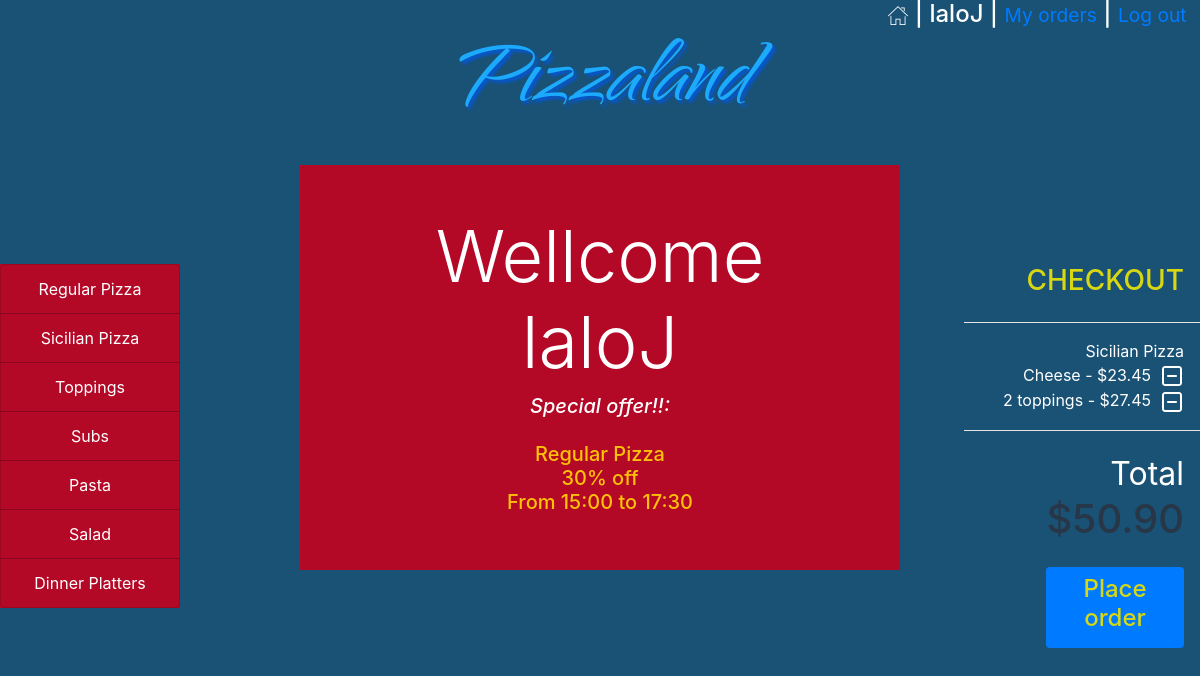
The page / (signed in) on the database its author committed.
### orders/models.py (models this page shows)
class Category(models.Model):
    name=models.CharField(max_length=64)
    def __str__(self):
        return f"{self.name}"

class Order2(models.Model):
    user=models.ForeignKey(User,on_delete=models.CASCADE)
    number=models.IntegerField()
    category=models.CharField(max_length=64,null=True)
    name=models.CharField(max_length=64)
    price=models.DecimalField(max_digits=4,decimal_places=2)
    def __str__(self):
        return f"{self.name} - ${self.price} "

### orders/views.py (the view)
# urls.py: path("", views.index, name="index")
def index(request):
    if not request.user.is_authenticated:
        return render(request,"login.html",{"message":None})
    order_number=User_order.objects.get(user=request.user,status='initiated').order_number
    context = {
        "user":request.user,
        "Checkout":Order2.objects.filter(user=request.user,number=order_number),
        "Checkout_category":Order2.objects.filter(user=request.user,number=order_number).values_list('category').distinct(),
        "Total":list(Order2.objects.filter(user=request.user,number=order_number).aggregate(Sum('price')).values())[0],
        "Category": Category.objects.all(),
        "Order_number":order_number
    }
    return render(request,"index.html",context)

### orders/templates/index.html
{% extends "layout.html" %}
{% block body%}
<div style="background-color:#B40827;" class=' text-center p-5 '>
        <h4><span class='display-3 text-white'>Wellcome {{user.username}}</span></h4>
        <h5 class='text-warning mx-auto'><span style="font-style: italic;" class='text-white'>Special offer!!:</span><br><br> Regular Pizza <br> 30% off <br>From 15:00 to 17:30</h5>
</div>
{% endblock %}

### orders/templates/layout.html (shortened to what this page needs)
<!DOCTYPE html>
<html style="height:100%">
<head>
    {% load static %}
    <link rel="stylesheet" type="text/css" href="{% static 'styles.css' %}">
    <link rel="stylesheet" href="https://maxcdn.bootstrapcdn.com/bootstrap/4.1.3/css/bootstrap.min.css">
</head>
<body style="height:100%">
    {% if Category %}
    <div id='username' style="background-color:#1A5276;">
        <h4 class='px-2' ><a href="{% url 'index' %}"><img src="{% static 'home.png' %}"></a> |
            {{user.username}} |
            {% if not user.is_superuser %}
            <small><a href="{% url 'my_orders' Order_number %}">My orders</a></small> |
            {% endif %}
            <small><a href="{% url 'logout' %}"> Log out&nbsp;</a></small>
        </h4>
    </div>
    {% endif %}
    <p id='logo' style="color:red;font-style: italic;" class='text-center m-0'><a href="{% url 'index' %}">Pizzaland</a></p>
    <div id='category' style="background-color:#B40827;" class="list-group text-center">
        {% for category in Category %}
        <a href="{% url 'menu' category  %}" class="list-group-item list-group-item-action list-group-item-secondary">{{category}}</a>
        {% endfor %}
    </div>
    <div id='center_box' style="background-color:#B40827;" class='w-50  mx-auto  '>
        {% block body%}
        {% endblock %}
    </div>
    <div id='checkout' class='list-group text-right '>
    {% if Category %}
        <h3 style="color:#D8D812;" class=' text-right pr-3'>CHECKOUT</h3>
        <ul >
            <hr class='bg-white'>
            {% for check_cat in Checkout_category %}
                <li style="color:#FFFFFF;" class='text-white text-right pr-3'>{{check_cat|cut:"("|cut:")"|cut:","|cut:"'"}}</li>
                {% for row in Checkout %}
                {% if row.category == check_cat|cut:"("|cut:")"|cut:","|cut:"'"  %}
                <li style="color:#FFFFFF;" class='pr-3'>{{row}}&nbsp;<a href="{% url 'delete' row.category row.name row.price %}"><img class='plus rounded' src="{% static 'minus.png' %}"></a></li>
                {% endif %}
                {% endfor %}
            {% endfor %}
            <hr class='bg-white'>
            <li class='text-white text-right pr-3 '><h1 style="color:#283747;"><small style="color:#283747;" class='text-white'>Total</small> ${{Total|floatformat:2}}</h1></li>
        </ul>
    <a id='place_order'  href="{% url 'my_orders' Order_number %}"><div  class='bg-primary w-50 rounded p-2  ml-auto mr-3 text-center '><h4 style="color:#D8D812;">Place order</h4></div></a>
    {% endif %}
    </div>
</body>
</html>

### orders/static/styles.css (style rules this page uses)
#category { position: absolute; top:33%; width:15%; }
#category a { color:white; background-color: transparent; }
#logo { padding:0px; font-family: webLogo ; font-size: 110px; text-shadow: 3px 3px 3px rgb(5, 87, 211); }
#logo a:link, #place_order:link, #confirm_order:link { color:rgb(28, 170, 253); }
#center_box,#username { background-color: rgba(0, 0, 0, 0.9); color: white; }
#checkout { color:white; position: absolute; top:33%; right:0%; width:23%; }
#username { position: absolute; right: 0; }
li { list-style-type: none; }

### orders/templates/layout.html (style rules this page uses)
body { background-color: #1A5276; }

### rows shown on the page
Category: name "Regular Pizza"
Category: name "Sicilian Pizza"
Category: name "Toppings"
Category: name "Subs"
Category: name "Pasta"
Category: name "Salad"
Category: name "Dinner Platters"
Order2: name+price "Cheese - $23.45"
Order2: name+price "2 toppings - $27.45"

### other values the page prints
{{ user.username }} "laloJ"
{{ check_cat|cut:"("|cut:")"|cut:","|cut:"'" }} "Sicilian Pizza"
